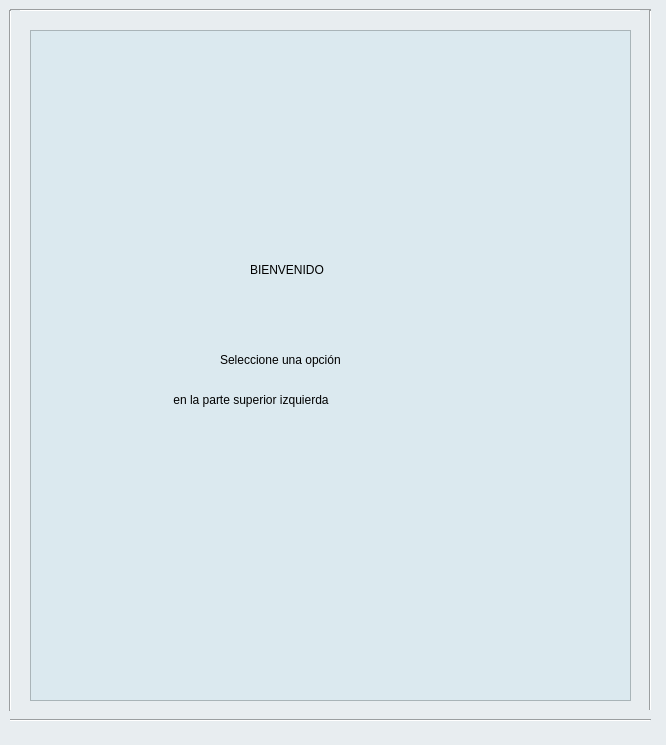
<?xml version="1.0" encoding="UTF-8"?>
<ui version="4.0">
 <class>MainWindow</class>
 <widget class="QMainWindow" name="MainWindow">
  <property name="geometry">
   <rect>
    <x>0</x>
    <y>0</y>
    <width>666</width>
    <height>745</height>
   </rect>
  </property>
  <property name="windowTitle">
   <string>MainWindow</string>
  </property>
  <property name="styleSheet">
   <string notr="true">background-color: rgb(232, 237, 240);</string>
  </property>
  <widget class="QWidget" name="centralwidget">
   <widget class="Line" name="line">
    <property name="geometry">
     <rect>
      <x>10</x>
      <y>0</y>
      <width>641</width>
      <height>20</height>
     </rect>
    </property>
    <property name="orientation">
     <enum>Qt::Horizontal</enum>
    </property>
   </widget>
   <widget class="Line" name="line_1">
    <property name="geometry">
     <rect>
      <x>0</x>
      <y>10</y>
      <width>20</width>
      <height>701</height>
     </rect>
    </property>
    <property name="orientation">
     <enum>Qt::Vertical</enum>
    </property>
   </widget>
   <widget class="Line" name="line_3">
    <property name="geometry">
     <rect>
      <x>640</x>
      <y>10</y>
      <width>20</width>
      <height>701</height>
     </rect>
    </property>
    <property name="orientation">
     <enum>Qt::Vertical</enum>
    </property>
   </widget>
   <widget class="Line" name="line_2">
    <property name="geometry">
     <rect>
      <x>10</x>
      <y>710</y>
      <width>641</width>
      <height>20</height>
     </rect>
    </property>
    <property name="orientation">
     <enum>Qt::Horizontal</enum>
    </property>
   </widget>
   <widget class="QFrame" name="frame_2">
    <property name="geometry">
     <rect>
      <x>30</x>
      <y>30</y>
      <width>601</width>
      <height>671</height>
     </rect>
    </property>
    <property name="styleSheet">
     <string notr="true">background-color: rgb(219, 233, 239);</string>
    </property>
    <property name="frameShape">
     <enum>QFrame::StyledPanel</enum>
    </property>
    <property name="frameShadow">
     <enum>QFrame::Raised</enum>
    </property>
    <widget class="QPushButton" name="pushButton">
     <property name="geometry">
      <rect>
       <x>750</x>
       <y>210</y>
       <width>181</width>
       <height>31</height>
      </rect>
     </property>
     <property name="styleSheet">
      <string notr="true">background-color: rgb(232, 237, 240);
font: 9pt &quot;OCR A Extended&quot;;</string>
     </property>
     <property name="text">
      <string>Agregar Propietario</string>
     </property>
    </widget>
    <widget class="QLabel" name="labelBienvenido">
     <property name="geometry">
      <rect>
       <x>220</x>
       <y>230</y>
       <width>151</width>
       <height>20</height>
      </rect>
     </property>
     <property name="styleSheet">
      <string notr="true">font: 14pt &quot;OCR A Extended&quot;;</string>
     </property>
     <property name="text">
      <string>BIENVENIDO</string>
     </property>
    </widget>
    <widget class="QLabel" name="labelSubtitulo1">
     <property name="geometry">
      <rect>
       <x>190</x>
       <y>320</y>
       <width>221</width>
       <height>20</height>
      </rect>
     </property>
     <property name="styleSheet">
      <string notr="true">font: 10pt &quot;OCR A Extended&quot;;</string>
     </property>
     <property name="text">
      <string>Seleccione una opción</string>
     </property>
    </widget>
    <widget class="QLabel" name="labelSubtitulo2">
     <property name="geometry">
      <rect>
       <x>140</x>
       <y>360</y>
       <width>331</width>
       <height>20</height>
      </rect>
     </property>
     <property name="styleSheet">
      <string notr="true">font: 10pt &quot;OCR A Extended&quot;;</string>
     </property>
     <property name="text">
      <string> en la parte superior izquierda</string>
     </property>
    </widget>
   </widget>
  </widget>
 </widget>
 <resources/>
 <connections/>
</ui>
